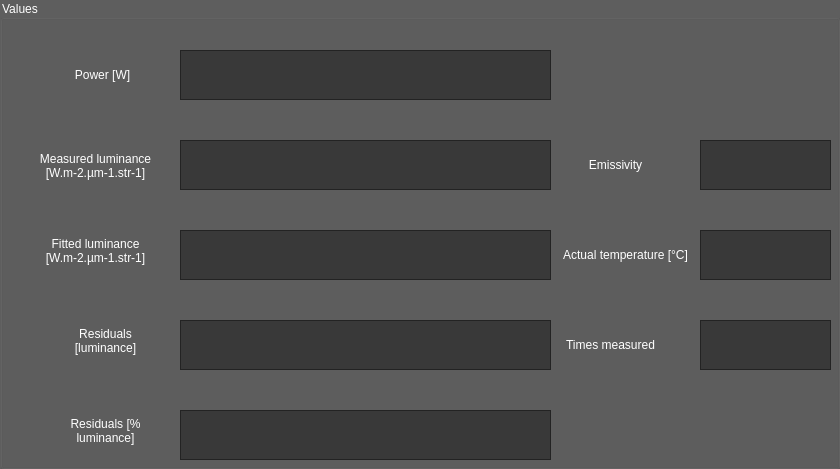
        <widget class="QGroupBox" name="Val">
         <property name="styleSheet">
          <string notr="true">background : rgba(0,0,0,100);
color: rgb(255,255,255)</string>
         </property>
         <property name="title">
          <string>Values</string>
         </property>
         <widget class="QLabel" name="labelActTemp">
          <property name="enabled">
           <bool>true</bool>
          </property>
          <property name="geometry">
           <rect>
            <x>540</x>
            <y>240</y>
            <width>171</width>
            <height>30</height>
           </rect>
          </property>
          <property name="styleSheet">
           <string notr="true">background : rgba(255,255,255,0)</string>
          </property>
          <property name="text">
           <string>Actual temperature [°C]</string>
          </property>
          <property name="alignment">
           <set>Qt::AlignCenter</set>
          </property>
         </widget>
         <widget class="QLabel" name="labelEm">
          <property name="enabled">
           <bool>false</bool>
          </property>
          <property name="geometry">
           <rect>
            <x>575</x>
            <y>150</y>
            <width>81</width>
            <height>30</height>
           </rect>
          </property>
          <property name="styleSheet">
           <string notr="true">background : rgba(255,255,255,0)
</string>
          </property>
          <property name="lineWidth">
           <number>0</number>
          </property>
          <property name="text">
           <string>Emissivity</string>
          </property>
          <property name="alignment">
           <set>Qt::AlignCenter</set>
          </property>
         </widget>
         <widget class="QLabel" name="labelvalPowS">
          <property name="geometry">
           <rect>
            <x>62</x>
            <y>60</y>
            <width>81</width>
            <height>30</height>
           </rect>
          </property>
          <property name="layoutDirection">
           <enum>Qt::LeftToRight</enum>
          </property>
          <property name="styleSheet">
           <string notr="true">background : rgba(255,255,255,0)</string>
          </property>
          <property name="text">
           <string>Power [W]</string>
          </property>
          <property name="alignment">
           <set>Qt::AlignCenter</set>
          </property>
         </widget>
         <widget class="QLabel" name="labelvalResP">
          <property name="geometry">
           <rect>
            <x>55</x>
            <y>410</y>
            <width>101</width>
            <height>41</height>
           </rect>
          </property>
          <property name="styleSheet">
           <string notr="true">background : rgba(255,255,255,0)</string>
          </property>
          <property name="text">
           <string>Residuals [% luminance]</string>
          </property>
          <property name="scaledContents">
           <bool>false</bool>
          </property>
          <property name="alignment">
           <set>Qt::AlignCenter</set>
          </property>
          <property name="wordWrap">
           <bool>true</bool>
          </property>
         </widget>
         <widget class="QTextBrowser" name="valEps">
          <property name="geometry">
           <rect>
            <x>700</x>
            <y>140</y>
            <width>131</width>
            <height>50</height>
           </rect>
          </property>
          <property name="toolTip">
           <string>&lt;html&gt;&lt;head/&gt;&lt;body&gt;&lt;p&gt;&lt;span style=&quot; color:#aa55ff;&quot;&gt;Fitted emissivity&lt;/span&gt;&lt;/p&gt;&lt;/body&gt;&lt;/html&gt;</string>
          </property>
          <property name="whatsThis">
           <string>Fitted emissivity</string>
          </property>
         </widget>
         <widget class="QTextBrowser" name="valTemp">
          <property name="geometry">
           <rect>
            <x>700</x>
            <y>230</y>
            <width>131</width>
            <height>50</height>
           </rect>
          </property>
          <property name="toolTip">
           <string>&lt;html&gt;&lt;head/&gt;&lt;body&gt;&lt;p&gt;&lt;span style=&quot; color:#aa55ff;&quot;&gt;Fitted temperature&lt;/span&gt;&lt;/p&gt;&lt;/body&gt;&lt;/html&gt;</string>
          </property>
          <property name="whatsThis">
           <string>Fitted temperature</string>
          </property>
         </widget>
         <widget class="QTextBrowser" name="valPowS">
          <property name="geometry">
           <rect>
            <x>180</x>
            <y>50</y>
            <width>371</width>
            <height>50</height>
           </rect>
          </property>
          <property name="toolTip">
           <string>&lt;html&gt;&lt;head/&gt;&lt;body&gt;&lt;p&gt;&lt;span style=&quot; color:#aa55ff;&quot;&gt;Power received by the photodiodes&lt;/span&gt;&lt;/p&gt;&lt;/body&gt;&lt;/html&gt;</string>
          </property>
          <property name="whatsThis">
           <string>Power received by the photodiodes</string>
          </property>
         </widget>
         <widget class="QTextBrowser" name="valResidualsP">
          <property name="geometry">
           <rect>
            <x>180</x>
            <y>410</y>
            <width>371</width>
            <height>50</height>
           </rect>
          </property>
          <property name="toolTip">
           <string>&lt;html&gt;&lt;head/&gt;&lt;body&gt;&lt;p&gt;&lt;span style=&quot; color:#aa55ff;&quot;&gt;Measured luminance - fitted luminance (using Planck's law with fitted T and E) in %&lt;/span&gt;&lt;/p&gt;&lt;/body&gt;&lt;/html&gt;</string>
          </property>
          <property name="whatsThis">
           <string>Measured luminance - fitted luminance (using Planck's law with fitted T and E)</string>
          </property>
         </widget>
         <widget class="QLabel" name="labelNbMeasure">
          <property name="enabled">
           <bool>true</bool>
          </property>
          <property name="geometry">
           <rect>
            <x>550</x>
            <y>330</y>
            <width>121</width>
            <height>30</height>
           </rect>
          </property>
          <property name="styleSheet">
           <string notr="true">background : rgba(255,255,255,0)</string>
          </property>
          <property name="text">
           <string>Times measured</string>
          </property>
          <property name="alignment">
           <set>Qt::AlignCenter</set>
          </property>
         </widget>
         <widget class="QTextBrowser" name="valNbMeasure">
          <property name="geometry">
           <rect>
            <x>700</x>
            <y>320</y>
            <width>131</width>
            <height>50</height>
           </rect>
          </property>
         </widget>
         <widget class="QLabel" name="labelvalLum_2">
          <property name="geometry">
           <rect>
            <x>20</x>
            <y>140</y>
            <width>151</width>
            <height>51</height>
           </rect>
          </property>
          <property name="styleSheet">
           <string notr="true">background : rgba(255,255,255,0)</string>
          </property>
          <property name="text">
           <string>Measured luminance [W.m-2.µm-1.str-1]</string>
          </property>
          <property name="alignment">
           <set>Qt::AlignCenter</set>
          </property>
          <property name="wordWrap">
           <bool>true</bool>
          </property>
         </widget>
         <widget class="QTextBrowser" name="valLuminance">
          <property name="geometry">
           <rect>
            <x>180</x>
            <y>140</y>
            <width>371</width>
            <height>50</height>
           </rect>
          </property>
          <property name="toolTip">
           <string>&lt;html&gt;&lt;head/&gt;&lt;body&gt;&lt;p&gt;&lt;span style=&quot; color:#aa55ff;&quot;&gt;Measured luminance using the A,B &amp;amp; C calibration coefficients &lt;/span&gt;&lt;/p&gt;&lt;/body&gt;&lt;/html&gt;</string>
          </property>
          <property name="whatsThis">
           <string>Measured luminance with the calibration coefficients</string>
          </property>
         </widget>
         <widget class="QLabel" name="labelvalRes">
          <property name="geometry">
           <rect>
            <x>55</x>
            <y>320</y>
            <width>101</width>
            <height>41</height>
           </rect>
          </property>
          <property name="styleSheet">
           <string notr="true">background : rgba(255,255,255,0)</string>
          </property>
          <property name="text">
           <string>Residuals [luminance]</string>
          </property>
          <property name="scaledContents">
           <bool>false</bool>
          </property>
          <property name="alignment">
           <set>Qt::AlignCenter</set>
          </property>
          <property name="wordWrap">
           <bool>true</bool>
          </property>
         </widget>
         <widget class="QTextBrowser" name="valResiduals">
          <property name="geometry">
           <rect>
            <x>180</x>
            <y>320</y>
            <width>371</width>
            <height>50</height>
           </rect>
          </property>
          <property name="toolTip">
           <string>&lt;html&gt;&lt;head/&gt;&lt;body&gt;&lt;p&gt;&lt;span style=&quot; color:#aa55ff;&quot;&gt;Measured luminance - fitted luminance (using Planck's law with fitted T and E)&lt;/span&gt;&lt;/p&gt;&lt;/body&gt;&lt;/html&gt;</string>
          </property>
          <property name="whatsThis">
           <string>Measured luminance - fitted luminance (using Planck's law with fitted T and E)</string>
          </property>
         </widget>
         <widget class="QLabel" name="labelvalFitLum">
          <property name="geometry">
           <rect>
            <x>20</x>
            <y>230</y>
            <width>151</width>
            <height>41</height>
           </rect>
          </property>
          <property name="styleSheet">
           <string notr="true">background : rgba(255,255,255,0)</string>
          </property>
          <property name="text">
           <string>Fitted luminance [W.m-2.µm-1.str-1]</string>
          </property>
          <property name="scaledContents">
           <bool>false</bool>
          </property>
          <property name="alignment">
           <set>Qt::AlignCenter</set>
          </property>
          <property name="wordWrap">
           <bool>true</bool>
          </property>
         </widget>
         <widget class="QTextBrowser" name="valFitLum">
          <property name="geometry">
           <rect>
            <x>180</x>
            <y>230</y>
            <width>371</width>
            <height>50</height>
           </rect>
          </property>
          <property name="toolTip">
           <string>&lt;html&gt;&lt;head/&gt;&lt;body&gt;&lt;p&gt;&lt;span style=&quot; color:#aa55ff;&quot;&gt;Fitted luminance (using Planck's law with fitted T and E)&lt;/span&gt;&lt;/p&gt;&lt;/body&gt;&lt;/html&gt;</string>
          </property>
          <property name="whatsThis">
           <string>Measured luminance - fitted luminance (using Planck's law with fitted T and E)</string>
          </property>
         </widget>
        </widget>
